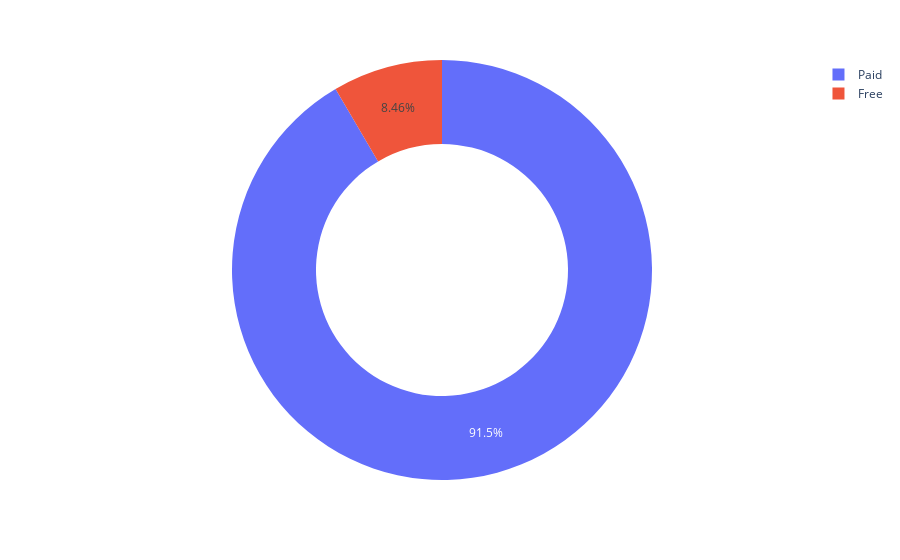

Here is the notebook cell this chart was saved with:
### Code cell
fig = px.pie(num_FP, values=num_FP.values,names=num_FP.index,hole=0.6)
fig.show()

### Figure 1 — Plotly figure (JSON) as saved in the notebook; plotly's stock layout.template omitted (floating-point values rounded to 4 significant figures)
{"data": [{"domain": {"x": [0, 1], "y": [0, 1]}, "hole": 0.6, "hovertemplate": "Free/Paid=%{label}<br>value=%{value}<extra></extra>", "labels": ["Free", "Paid"], "legendgroup": "", "name": "", "showlegend": true, "type": "pie", "values": [311, 3365]}], "layout": {"legend": {"tracegroupgap": 0}, "margin": {"t": 60}}}
